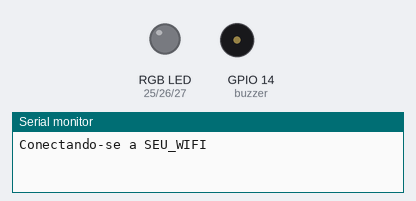
The program below on a simulated ESP32. On the bench: an RGB LED mixed from three pins (HIGH = lit), buzzer (waves = sounding, pin HIGH), the last lines printed to the serial monitor. WiFi joins after 1.5 s; servers stay silent unless stated; random numbers use the default seed unless the program sets one; no MQTT or app messages arrive unless stated.

Above: at 0.1 s.
At 1.6 s:
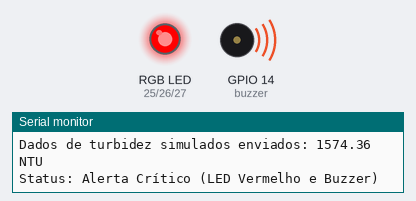
At 91.7 s:
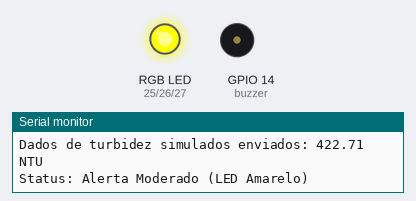
Timing chart, 0 to 98.1 s (numbered marks = the images above):
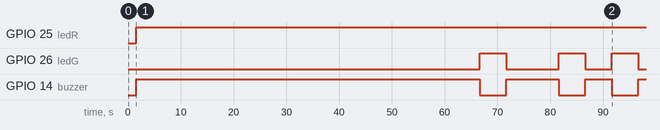

Measured:
- by itself, GPIO 25 (ledR): LOW → HIGH at 1.6 s
- by itself, GPIO 26 (ledG): goes HIGH 5.0 s, LOW 10.0 s, HIGH 5.0 s, LOW 5.0 s, HIGH 5.0 s, then LOW
- by itself, GPIO 14 (buzzer): goes HIGH 65.0 s, LOW 5.0 s, HIGH 10.0 s, LOW 5.0 s, HIGH 5.0 s, LOW 5.0 s, then HIGH

The program:

main.cpp
```cpp
#include <WiFi.h>
#include <PubSubClient.h>

const char* ssid = "SEU_WIFI";       // Substitua pelo nome da sua rede Wi-Fi
const char* password = "SENHA_WIFI"; // Substitua pela senha da sua rede Wi-Fi
const char* mqtt_server = "broker.hivemq.com"; // Broker MQTT público

WiFiClient espClient;
PubSubClient client(espClient);

// Definição dos pinos do ESP32
int sensorPin = 34; // Pino analógico para o sensor de turbidez
int ledR = 25;      // Pino para o componente Vermelho do LED RGB
int ledG = 26;      // Pino para o componente Verde do LED RGB
int ledB = 27;      // Pino para o componente Azul do LED RGB
int buzzer = 14;    // Pino para o Buzzer

// Função para conectar ao Wi-Fi
void setup_wifi() {
  delay(10);
  Serial.println();
  Serial.print("Conectando-se a ");
  Serial.println(ssid);

  WiFi.begin(ssid, password);

  while (WiFi.status() != WL_CONNECTED) {
    delay(500);
    Serial.print(".");
  }
  Serial.println("");
  Serial.println("WiFi conectado!");
  Serial.print("Endereço IP: ");
  Serial.println(WiFi.localIP());
}

// Função de callback para mensagens MQTT (não usada para este projeto de publicador simples, mas boa prática)
void callback(char* topic, byte* payload, unsigned int length) {
  // Serial.print("Mensagem recebida [");
  // Serial.print(topic);
  // Serial.print("] ");
  // for (int i = 0; i < length; i++) {
  //   Serial.print((char)payload[i]);
  // }
  // Serial.println();
}

// Função para reconectar ao broker MQTT
void reconnect_mqtt() {
  while (!client.connected()) {
    Serial.print("Tentando conectar ao broker MQTT...");
    // Crie um ID de cliente MQTT aleatório
    String clientId = "PlastiWaterClient-";
    clientId += String(random(0xffff), HEX);
    // Tenta conectar
    if (client.connect(clientId.c_str())) {
      Serial.println("conectado");
      // Opcional: subscrever a um tópico se o dispositivo precisasse receber comandos
      // client.subscribe("plastiwater/comandos");
    } else {
      Serial.print("falha, rc=");
      Serial.print(client.state());
      Serial.println(" tentando novamente em 5 segundos");
      // Espera 5 segundos antes de tentar novamente
      delay(5000);
    }
  }
}

// Função de configuração inicial
void setup() {
  Serial.begin(115200); // Inicializa comunicação serial para debug

  // Configura os pinos dos atuadores como saída
  pinMode(sensorPin, INPUT);
  pinMode(ledR, OUTPUT);
  pinMode(ledG, OUTPUT);
  pinMode(ledB, OUTPUT);
  pinMode(buzzer, OUTPUT);

  // Inicializa o estado dos LEDs e Buzzer
  digitalWrite(ledR, LOW);
  digitalWrite(ledG, LOW);
  digitalWrite(ledB, LOW);
  digitalWrite(buzzer, LOW);

  setup_wifi(); // Conecta ao Wi-Fi
  client.setServer(mqtt_server, 1883); // Configura o servidor MQTT e porta
  client.setCallback(callback); // Define a função de callback para mensagens recebidas (se houver)
}

// Loop principal do programa
void loop() {
  // Garante que o cliente MQTT está conectado. Se não, tenta reconectar.
  if (!client.connected()) {
    reconnect_mqtt();
  }
  client.loop(); // Processa mensagens MQTT pendentes e mantém a conexão

  // --- Simulação da leitura do sensor de turbidez ---
  // Gerar um valor aleatório dentro da faixa de leitura do ADC (0 a 4095 para ESP32)
  // Isso simula a variação de poluição ao longo do tempo
  int simulatedSensorRawValue = random(0, 4095); // Simula valores brutos do sensor

  // Converte o valor bruto simulado para NTU (Unidade Nefelométrica de Turbidez)
  // Assumindo que 4095 (valor máximo) = 3000 NTU (limite superior do sensor DFRobot SEN0189)
  float ntu = (float)simulatedSensorRawValue / 4095.0 * 3000.0;

  // --- Publicação dos dados via MQTT ---
  String payload = "{\"turbidez\": " + String(ntu) + "}"; // Formato JSON para o payload
  client.publish("plastiwater/agua", payload.c_str()); // Publica no tópico "plastiwater/agua"
  Serial.print("Dados de turbidez simulados enviados: ");
  Serial.print(ntu);
  Serial.println(" NTU");

  // --- Classificação e Acionamento dos Atuadores ---
  // Baseado nos níveis de NTU para acionar LED RGB e Buzzer
  if (ntu < 100) {
    // Água Limpa: LED Verde
    digitalWrite(ledR, LOW);
    digitalWrite(ledG, HIGH);
    digitalWrite(ledB, LOW);
    digitalWrite(buzzer, LOW); // Buzzer desligado
    Serial.println("Status: Água Limpa (LED Verde)");
  } else if (ntu >= 100 && ntu <= 500) { // Faixa de turbidez moderada
    // Poluição Moderada: LED Amarelo (Vermelho + Verde = Amarelo)
    digitalWrite(ledR, HIGH);
    digitalWrite(ledG, HIGH);
    digitalWrite(ledB, LOW);
    digitalWrite(buzzer, LOW); // Buzzer desligado
    Serial.println("Status: Alerta Moderado (LED Amarelo)");
  } else { // ntu > 500
    // Poluição Crítica: LED Vermelho + Buzzer
    digitalWrite(ledR, HIGH);
    digitalWrite(ledG, LOW);
    digitalWrite(ledB, LOW);
    digitalWrite(buzzer, HIGH); // Buzzer ligado para alarme crítico
    Serial.println("Status: Alerta Crítico (LED Vermelho e Buzzer)");
  }

  delay(5000); // Aguarda 5 segundos antes da próxima leitura/ciclo
}
```
